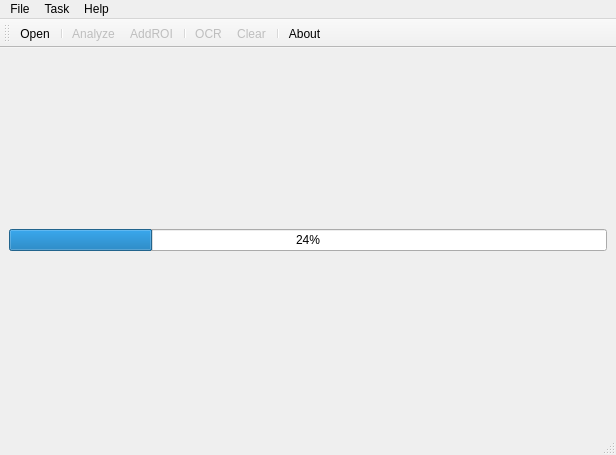
<?xml version="1.0" encoding="UTF-8"?>
<ui version="4.0">
 <class>MainWindow</class>
 <widget class="QMainWindow" name="MainWindow">
  <property name="geometry">
   <rect>
    <x>0</x>
    <y>0</y>
    <width>616</width>
    <height>455</height>
   </rect>
  </property>
  <property name="windowTitle">
   <string>MainWindow</string>
  </property>
  <widget class="QWidget" name="centralwidget">
   <layout class="QGridLayout" name="gridLayout">
    <item row="0" column="0">
     <layout class="QHBoxLayout" name="centerLayout"/>
    </item>
    <item row="1" column="0">
     <widget class="QProgressBar" name="progressBar">
      <property name="value">
       <number>24</number>
      </property>
     </widget>
    </item>
   </layout>
  </widget>
  <widget class="QToolBar" name="toolBar">
   <property name="windowTitle">
    <string>zoomBar</string>
   </property>
   <attribute name="toolBarArea">
    <enum>TopToolBarArea</enum>
   </attribute>
   <attribute name="toolBarBreak">
    <bool>false</bool>
   </attribute>
   <addaction name="actionOpen"/>
   <addaction name="separator"/>
   <addaction name="actionAnalyze"/>
   <addaction name="actionAddROI"/>
   <addaction name="separator"/>
   <addaction name="actionOCR"/>
   <addaction name="actionClear"/>
   <addaction name="separator"/>
   <addaction name="actionAbout"/>
  </widget>
  <widget class="QMenuBar" name="menuBar">
   <property name="geometry">
    <rect>
     <x>0</x>
     <y>0</y>
     <width>616</width>
     <height>25</height>
    </rect>
   </property>
   <widget class="QMenu" name="menuAbout">
    <property name="title">
     <string>Help</string>
    </property>
    <addaction name="actionHelp"/>
    <addaction name="actionLog"/>
    <addaction name="actionAbout"/>
   </widget>
   <widget class="QMenu" name="menuFile">
    <property name="title">
     <string>File</string>
    </property>
    <addaction name="actionOpen"/>
    <addaction name="actionRestroe"/>
    <addaction name="actionSave"/>
    <addaction name="separator"/>
    <addaction name="actionExit"/>
   </widget>
   <widget class="QMenu" name="menuTask">
    <property name="title">
     <string>Task</string>
    </property>
    <addaction name="actionAnalyze"/>
    <addaction name="actionAddROI"/>
    <addaction name="separator"/>
    <addaction name="actionOCR"/>
    <addaction name="actionClear"/>
   </widget>
   <addaction name="menuFile"/>
   <addaction name="menuTask"/>
   <addaction name="menuAbout"/>
  </widget>
  <widget class="QStatusBar" name="statusBar"/>
  <action name="actionOpen">
   <property name="enabled">
    <bool>true</bool>
   </property>
   <property name="icon">
    <iconset resource="resources.qrc">
     <normaloff>:/icons/open</normaloff>:/icons/open</iconset>
   </property>
   <property name="text">
    <string>Open...</string>
   </property>
   <property name="toolTip">
    <string>Open</string>
   </property>
  </action>
  <action name="actionAnalyze">
   <property name="enabled">
    <bool>false</bool>
   </property>
   <property name="icon">
    <iconset resource="resources.qrc">
     <normaloff>:/icons/analyze</normaloff>:/icons/analyze</iconset>
   </property>
   <property name="text">
    <string>Analyze</string>
   </property>
   <property name="toolTip">
    <string>Analyze</string>
   </property>
  </action>
  <action name="actionAddROI">
   <property name="enabled">
    <bool>false</bool>
   </property>
   <property name="icon">
    <iconset resource="resources.qrc">
     <normaloff>:/icons/add</normaloff>:/icons/add</iconset>
   </property>
   <property name="text">
    <string>AddROI</string>
   </property>
  </action>
  <action name="actionOCR">
   <property name="enabled">
    <bool>false</bool>
   </property>
   <property name="icon">
    <iconset resource="resources.qrc">
     <normaloff>:/icons/ocr</normaloff>:/icons/ocr</iconset>
   </property>
   <property name="text">
    <string>OCR</string>
   </property>
   <property name="toolTip">
    <string>OCR</string>
   </property>
  </action>
  <action name="actionHelp">
   <property name="enabled">
    <bool>true</bool>
   </property>
   <property name="text">
    <string>&amp;Help</string>
   </property>
  </action>
  <action name="actionAbout">
   <property name="icon">
    <iconset resource="resources.qrc">
     <normaloff>:/icons/about</normaloff>:/icons/about</iconset>
   </property>
   <property name="text">
    <string>&amp;About</string>
   </property>
   <property name="menuRole">
    <enum>QAction::AboutRole</enum>
   </property>
  </action>
  <action name="actionSave">
   <property name="enabled">
    <bool>false</bool>
   </property>
   <property name="text">
    <string>&amp;Save</string>
   </property>
  </action>
  <action name="actionExit">
   <property name="text">
    <string>&amp;Exit</string>
   </property>
   <property name="menuRole">
    <enum>QAction::QuitRole</enum>
   </property>
  </action>
  <action name="actionLog">
   <property name="enabled">
    <bool>true</bool>
   </property>
   <property name="text">
    <string>&amp;Log</string>
   </property>
  </action>
  <action name="actionRestroe">
   <property name="enabled">
    <bool>false</bool>
   </property>
   <property name="text">
    <string>&amp;Restroe</string>
   </property>
  </action>
  <action name="actionClear">
   <property name="enabled">
    <bool>false</bool>
   </property>
   <property name="icon">
    <iconset resource="resources.qrc">
     <normaloff>:/icons/clear</normaloff>:/icons/clear</iconset>
   </property>
   <property name="text">
    <string>&amp;Clear</string>
   </property>
   <property name="toolTip">
    <string>Clear</string>
   </property>
  </action>
 </widget>
 <resources>
  <include location="resources.qrc"/>
 </resources>
 <connections/>
</ui>
